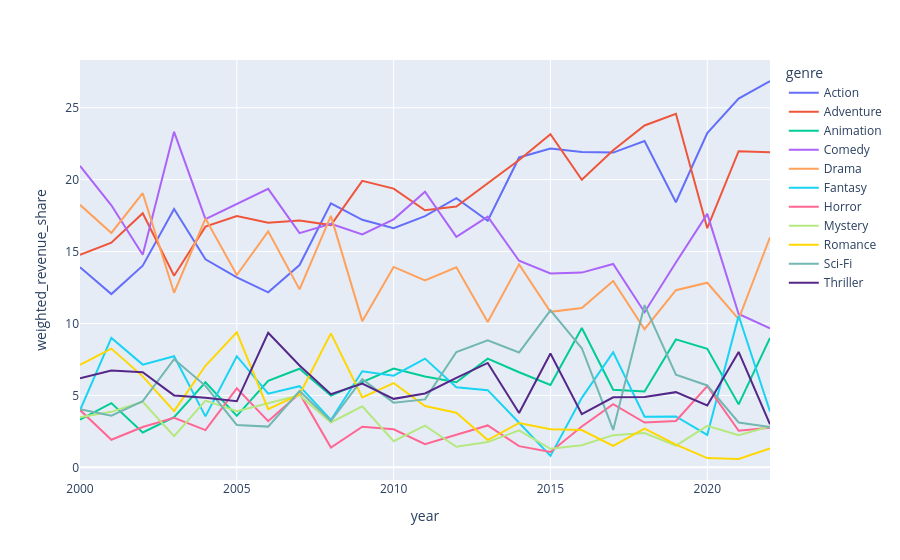

Notebook cell for this chart:
### Code cell
df_revenue_share = df.copy()
df_revenue_share = df_revenue_share[df_revenue_share["genre"].isin(genres_list)]
df_revenue_share["weighted_revenue"] = df_revenue_share["revenue"]*df_revenue_share["genre_weight"]
df_revenue_share = df_revenue_share.groupby(["year","genre"],as_index=False).agg(sum_weighted_revenue=("weighted_revenue","sum"))[["year","genre","sum_weighted_revenue"]]
df_revenue_share["weighted_revenue_share"] = (df_revenue_share["sum_weighted_revenue"])*100/(df_revenue_share.groupby("year")["sum_weighted_revenue"].transform(sum))

fig = px.line(
    df_revenue_share,
    x="year",
    y="weighted_revenue_share",
    color="genre",
    color_discrete_sequence=colors
)

fig.update_layout(
    legend_itemclick="toggleothers", 
    legend_itemdoubleclick="toggle"      
)

fig.show()

### Figure 1 — Plotly figure (JSON) as saved in the notebook; plotly's stock layout.template omitted (floating-point values rounded to 4 significant figures)
{"data": [{"hovertemplate": "genre=Action<br>year=%{x}<br>weighted_revenue_share=%{y}<extra></extra>", "legendgroup": "Action", "line": {"color": "#636EFA", "dash": "solid"}, "marker": {"symbol": "circle"}, "mode": "lines", "name": "Action", "orientation": "v", "showlegend": true, "type": "scatter", "x": [2000, 2001, 2002, 2003, 2004, 2005, 2006, 2007, 2008, 2009, 2010, 2011, 2012, 2013, 2014, 2015, 2016, 2017, 2018, 2019, 2020, 2021, 2022], "xaxis": "x", "y": [13.92, 12.05, 14.02, 17.96, 14.46, 13.2, 12.17, 14.07, 18.35, 17.21, 16.62, 17.46, 18.71, 17.14, 21.54, 22.17, 21.92, 21.88, 22.68, 18.43, 23.24, 25.64, 26.86], "yaxis": "y"}, {"hovertemplate": "genre=Adventure<br>year=%{x}<br>weighted_revenue_share=%{y}<extra></extra>", "legendgroup": "Adventure", "line": {"color": "#EF553B", "dash": "solid"}, "marker": {"symbol": "circle"}, "mode": "lines", "name": "Adventure", "orientation": "v", "showlegend": true, "type": "scatter", "x": [2000, 2001, 2002, 2003, 2004, 2005, 2006, 2007, 2008, 2009, 2010, 2011, 2012, 2013, 2014, 2015, 2016, 2017, 2018, 2019, 2020, 2021, 2022], "xaxis": "x", "y": [14.78, 15.61, 17.66, 13.31, 16.73, 17.48, 17.01, 17.17, 16.84, 19.92, 19.38, 17.87, 18.13, 19.74, 21.37, 23.17, 19.99, 22.04, 23.77, 24.58, 16.63, 21.98, 21.91], "yaxis": "y"}, {"hovertemplate": "genre=Animation<br>year=%{x}<br>weighted_revenue_share=%{y}<extra></extra>", "legendgroup": "Animation", "line": {"color": "#00CC96", "dash": "solid"}, "marker": {"symbol": "circle"}, "mode": "lines", "name": "Animation", "orientation": "v", "showlegend": true, "type": "scatter", "x": [2000, 2001, 2002, 2003, 2004, 2005, 2006, 2007, 2008, 2009, 2010, 2011, 2012, 2013, 2014, 2015, 2016, 2017, 2018, 2019, 2020, 2021, 2022], "xaxis": "x", "y": [3.318, 4.466, 2.427, 3.491, 5.919, 3.579, 6.021, 6.854, 4.983, 5.937, 6.869, 6.319, 5.92, 7.557, 6.609, 5.731, 9.689, 5.391, 5.274, 8.898, 8.243, 4.379, 8.997], "yaxis": "y"}, {"hovertemplate": "genre=Comedy<br>year=%{x}<br>weighted_revenue_share=%{y}<extra></extra>", "legendgroup": "Comedy", "line": {"color": "#AB63FA", "dash": "solid"}, "marker": {"symbol": "circle"}, "mode": "lines", "name": "Comedy", "orientation": "v", "showlegend": true, "type": "scatter", "x": [2000, 2001, 2002, 2003, 2004, 2005, 2006, 2007, 2008, 2009, 2010, 2011, 2012, 2013, 2014, 2015, 2016, 2017, 2018, 2019, 2020, 2021, 2022], "xaxis": "x", "y": [20.95, 18.22, 14.78, 23.33, 17.26, 18.32, 19.36, 16.28, 16.93, 16.2, 17.24, 19.16, 16.02, 17.43, 14.36, 13.48, 13.54, 14.14, 10.78, 14.24, 17.62, 10.66, 9.656], "yaxis": "y"}, {"hovertemplate": "genre=Drama<br>year=%{x}<br>weighted_revenue_share=%{y}<extra></extra>", "legendgroup": "Drama", "line": {"color": "#FFA15A", "dash": "solid"}, "marker": {"symbol": "circle"}, "mode": "lines", "name": "Drama", "orientation": "v", "showlegend": true, "type": "scatter", "x": [2000, 2001, 2002, 2003, 2004, 2005, 2006, 2007, 2008, 2009, 2010, 2011, 2012, 2013, 2014, 2015, 2016, 2017, 2018, 2019, 2020, 2021, 2022], "xaxis": "x", "y": [18.25, 16.3, 19.06, 12.14, 17.3, 13.37, 16.41, 12.37, 17.48, 10.16, 13.93, 12.99, 13.91, 10.1, 14.11, 10.81, 11.08, 12.95, 9.603, 12.31, 12.83, 10.31, 16.0], "yaxis": "y"}, {"hovertemplate": "genre=Fantasy<br>year=%{x}<br>weighted_revenue_share=%{y}<extra></extra>", "legendgroup": "Fantasy", "line": {"color": "#19D3F3", "dash": "solid"}, "marker": {"symbol": "circle"}, "mode": "lines", "name": "Fantasy", "orientation": "v", "showlegend": true, "type": "scatter", "x": [2000, 2001, 2002, 2003, 2004, 2005, 2006, 2007, 2008, 2009, 2010, 2011, 2012, 2013, 2014, 2015, 2016, 2017, 2018, 2019, 2020, 2021, 2022], "xaxis": "x", "y": [3.965, 9.001, 7.141, 7.73, 3.544, 7.725, 5.128, 5.644, 3.294, 6.681, 6.368, 7.561, 5.574, 5.368, 3.098, 0.7985, 4.832, 8.006, 3.515, 3.542, 2.259, 10.54, 3.889], "yaxis": "y"}, {"hovertemplate": "genre=Horror<br>year=%{x}<br>weighted_revenue_share=%{y}<extra></extra>", "legendgroup": "Horror", "line": {"color": "#FF6692", "dash": "solid"}, "marker": {"symbol": "circle"}, "mode": "lines", "name": "Horror", "orientation": "v", "showlegend": true, "type": "scatter", "x": [2000, 2001, 2002, 2003, 2004, 2005, 2006, 2007, 2008, 2009, 2010, 2011, 2012, 2013, 2014, 2015, 2016, 2017, 2018, 2019, 2020, 2021, 2022], "xaxis": "x", "y": [3.98, 1.92, 2.807, 3.451, 2.587, 5.491, 3.212, 5.141, 1.372, 2.827, 2.644, 1.609, 2.27, 2.913, 1.474, 1.067, 2.841, 4.389, 3.116, 3.225, 5.642, 2.541, 2.749], "yaxis": "y"}, {"hovertemplate": "genre=Mystery<br>year=%{x}<br>weighted_revenue_share=%{y}<extra></extra>", "legendgroup": "Mystery", "line": {"color": "#B6E880", "dash": "solid"}, "marker": {"symbol": "circle"}, "mode": "lines", "name": "Mystery", "orientation": "v", "showlegend": true, "type": "scatter", "x": [2000, 2001, 2002, 2003, 2004, 2005, 2006, 2007, 2008, 2009, 2010, 2011, 2012, 2013, 2014, 2015, 2016, 2017, 2018, 2019, 2020, 2021, 2022], "xaxis": "x", "y": [3.483, 3.859, 4.563, 2.161, 4.638, 3.907, 4.452, 5.018, 3.122, 4.242, 1.819, 2.903, 1.429, 1.758, 2.577, 1.29, 1.535, 2.241, 2.389, 1.512, 2.887, 2.23, 2.842], "yaxis": "y"}, {"hovertemplate": "genre=Romance<br>year=%{x}<br>weighted_revenue_share=%{y}<extra></extra>", "legendgroup": "Romance", "line": {"color": "#FFD700", "dash": "solid"}, "marker": {"symbol": "circle"}, "mode": "lines", "name": "Romance", "orientation": "v", "showlegend": true, "type": "scatter", "x": [2000, 2001, 2002, 2003, 2004, 2005, 2006, 2007, 2008, 2009, 2010, 2011, 2012, 2013, 2014, 2015, 2016, 2017, 2018, 2019, 2020, 2021, 2022], "xaxis": "x", "y": [7.119, 8.254, 6.326, 3.911, 7.061, 9.387, 4.049, 5.074, 9.315, 4.868, 5.862, 4.26, 3.801, 1.894, 3.086, 2.653, 2.597, 1.49, 2.699, 1.585, 0.6456, 0.5813, 1.31], "yaxis": "y"}, {"hovertemplate": "genre=Sci-Fi<br>year=%{x}<br>weighted_revenue_share=%{y}<extra></extra>", "legendgroup": "Sci-Fi", "line": {"color": "#72B7B2", "dash": "solid"}, "marker": {"symbol": "circle"}, "mode": "lines", "name": "Sci-Fi", "orientation": "v", "showlegend": true, "type": "scatter", "x": [2000, 2001, 2002, 2003, 2004, 2005, 2006, 2007, 2008, 2009, 2010, 2011, 2012, 2013, 2014, 2015, 2016, 2017, 2018, 2019, 2020, 2021, 2022], "xaxis": "x", "y": [4.044, 3.591, 4.608, 7.515, 5.667, 2.951, 2.833, 5.304, 3.222, 6.136, 4.499, 4.726, 8.017, 8.838, 7.99, 10.91, 8.28, 2.6, 11.28, 6.443, 5.695, 3.117, 2.807], "yaxis": "y"}, {"hovertemplate": "genre=Thriller<br>year=%{x}<br>weighted_revenue_share=%{y}<extra></extra>", "legendgroup": "Thriller", "line": {"color": "#542788", "dash": "solid"}, "marker": {"symbol": "circle"}, "mode": "lines", "name": "Thriller", "orientation": "v", "showlegend": true, "type": "scatter", "x": [2000, 2001, 2002, 2003, 2004, 2005, 2006, 2007, 2008, 2009, 2010, 2011, 2012, 2013, 2014, 2015, 2016, 2017, 2018, 2019, 2020, 2021, 2022], "xaxis": "x", "y": [6.196, 6.732, 6.614, 5.002, 4.834, 4.593, 9.358, 7.081, 5.089, 5.82, 4.762, 5.14, 6.216, 7.258, 3.776, 7.918, 3.7, 4.866, 4.892, 5.229, 4.305, 8.025, 2.992], "yaxis": "y"}], "layout": {"legend": {"itemclick": "toggleothers", "itemdoubleclick": "toggle", "title": {"text": "genre"}, "tracegroupgap": 0}, "margin": {"t": 60}, "xaxis": {"anchor": "y", "domain": [0, 1], "title": {"text": "year"}}, "yaxis": {"anchor": "x", "domain": [0, 1], "title": {"text": "weighted_revenue_share"}}}}
